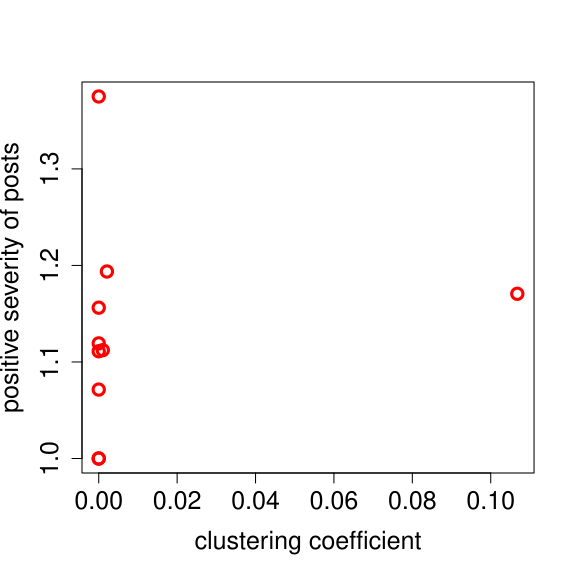

The script that drew this image:
#pdf("cpu_load.pdf")
#pdf("mem_usage.pdf")

fpe<-read.table("community_graph_data_following.txt", sep=",")
plot_colors <- c("red","blue","black")


names(fpe)<-c("community", "coeff", "reciprocity", "posPercentage" , "posSeverity", "negPercentage", "negSeverity")


xrange <- range(fpe$coeff) 
yrange <- range(fpe$posSeverity) 


plot(xrange,yrange, type="n", xlab="clustering coefficient", ylab="positive severity of posts", cex.lab=1.5,cex.axis=1.5)
lines(fpe$coeff, fpe$posSeverity, type="p", lwd=3,lty=1, col="red", pch=1,cex=1.5)



#dev.off()
